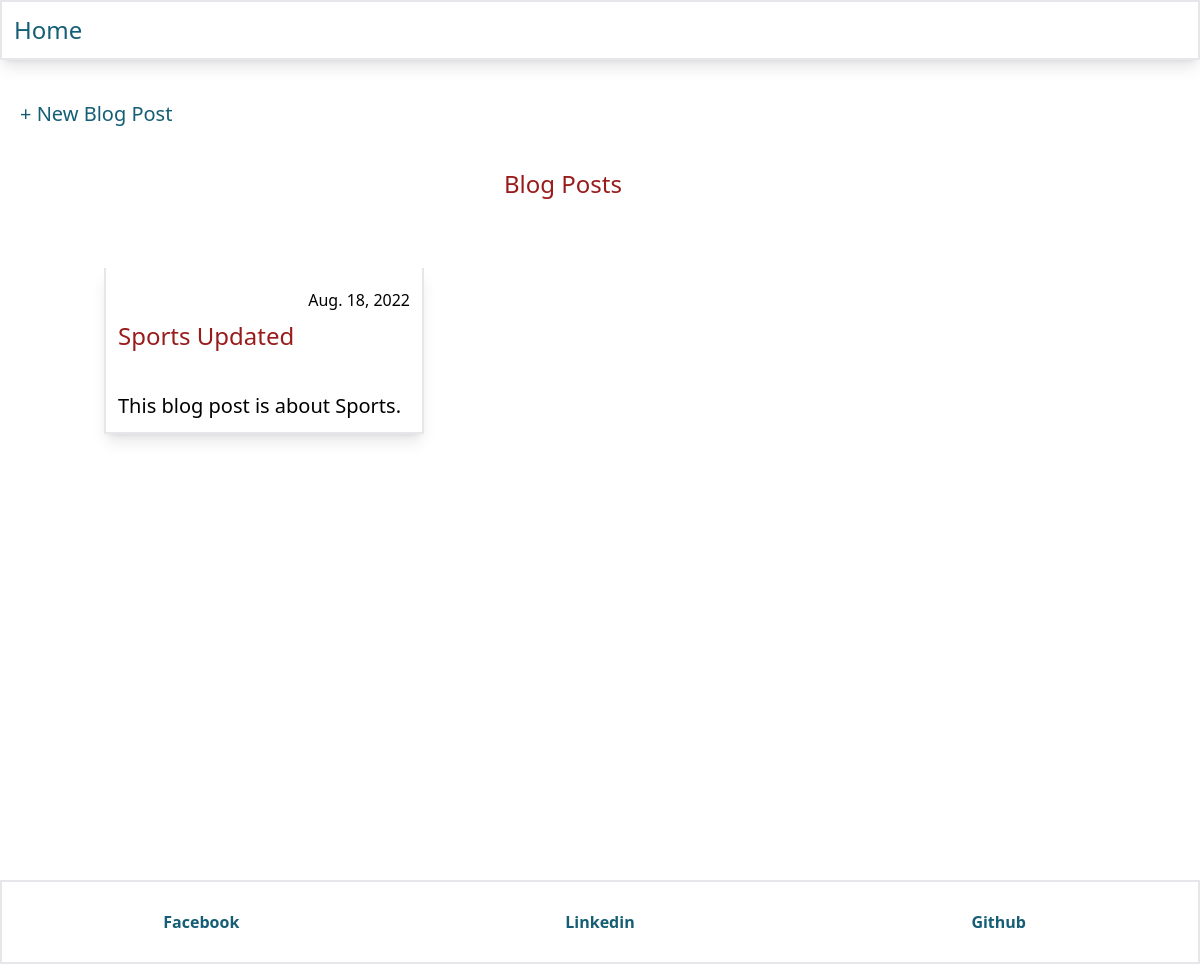
The app's page /, older data.
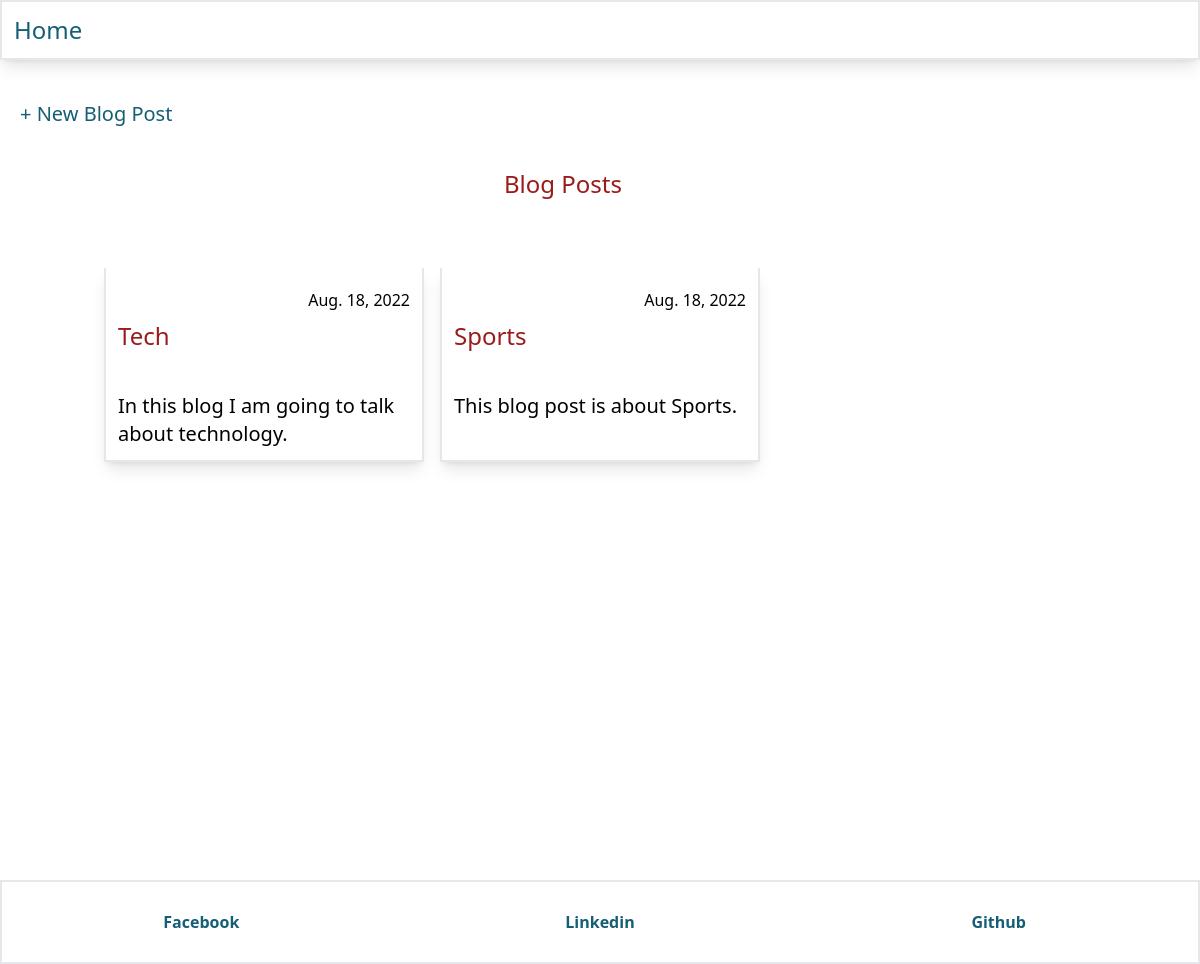
The same page, newer data.
### blogs/models.py (models this page shows, shortened)
class Post(models.Model):
    title = models.CharField(max_length=200)
    description = models.CharField(max_length=400)
    auther = models.ForeignKey('auth.User', on_delete=models.CASCADE)
    body = models.TextField()
    created = models.DateTimeField(auto_now_add=True)
    updated = models.DateTimeField(auto_now=True)
    role = models.CharField(max_length=20, choices=BLOG_USER_CHOICES, default='owner')

### blogs/views.py (the view)
# urls.py: path('', blog_list_view, name='home'),
def blog_list_view(request):
    posts = Post.objects.all().order_by('-updated')
    template_name = 'home.html'
    template_dict = {
        'post_list': posts,
    }
    return render(request, template_name, template_dict)

### templates/home.html (shortened to what this page needs)
{% extends 'base.html' %}
{% block content %}
<div class="my-5 p-5">
    <a class="text-cyan-800 text-xl" href="{% url 'blog_add' %}">+ New Blog Post</a>
</div>
{% if post_list %}
<div class="h-20 my-5 mx-auto w-96 ">
    <h1 class="text-2xl text-red-800 my-5 mx-auto w-48">Blog Posts</h1>
</div>
{% else %}
<p class="text-orange-500 my-5 mx-auto w-96">No blog post is found, please try later.</p>
{% endif %}
<div class="flex justify-center space-x-5">
    <div class="grid grid-cols-1 gap-4 sm:grid-cols-2 md:grid-cols-3">
        {% for post in post_list %}
        <div class="border-2 border-t-0 p-3 w-80 shadow-lg">
            <div class="flex justify-between">
                <h2 class="text-2xl text-red-800 hover:text-sky-700 my-5 py-5"><a href="{% url 'blog_detail' post.id %}">{{post.title}}</a></h2>
                <p class="mt-2">{{post.updated | date}}</p>
            </div>
            <h3 class="text-xl">{{post.description}}</h3>
        </div>
    {% endfor %}
    </div>
</div>
{% endblock %}

### templates/base.html (shortened to what this page needs)
{% load static tailwind_tags %}
{% load heroicons %}
{% load static %}
<!DOCTYPE html>
<html lang="en">
<head>
    {% tailwind_css %}
	<link rel="stylesheet" href="{% static 'css/base.css' %}" />
</head>
<body>
	<header>
		<nav class="border-2 p-3 mb-5 shadow-lg">
			<div class="flex justify-between">
				<a class="text-cyan-800 text-2xl" href="{% url 'home' %}">Home</a>
		</nav>
	</header>
	<div class="h-screen">
    {% block content %}
    {% endblock %}
</div>
	<footer class="shadow-lg border-2">
		<div class="grid grid-cols-3 text-center h-20 items-center">
			<a
			  class="font-bold text-cyan-800"
			  target="_blank"
			  href="https://www.facebook.com/sohail.252/"
			>
			  Facebook
			</a>
			<a
			  class="font-bold text-cyan-800"
			  target="_blank"
			  href="https://www.linkedin.com/in/muhammad-sohail-shams-56995126/"
			>
			  Linkedin
			</a>
			<a
			  class="font-bold text-cyan-800"
			  target="_blank"
			  href="https://github.com/sohailshams"
			>
			  Github
			</a>
		  </div>
	</footer>
</body>
</html>
<!-- {% load tailwind_tags %}
<!DOCTYPE html>
<html lang="en">
	<head>
    <title>Django Tailwind</title>
		<meta charset="UTF-8">
		<meta name="viewport" content="width=device-width, initial-scale=1.0">
		<meta http-equiv="X-UA-Compatible" content="ie=edge">
		{% tailwind_css %}
	</head>
	<body class="bg-gray-50 font-serif leading-normal tracking-normal">
		<div class="">
			<section class="flex items-center justify-center h-screen">
				<h1 class="text-5xl text-white bg-black">Django + Tailwind = ❤️</h1>
			</section>
		</div>
	</body>
</html> -->

Row changes from the older to the newer data that the page shows:
added Post: title "Tech", updated "Aug. 18, 2022", description "In this blog I am going to talk about technology."
changed Post "This blog post is about Sports.": title "Sports Updated" → "Sports"
